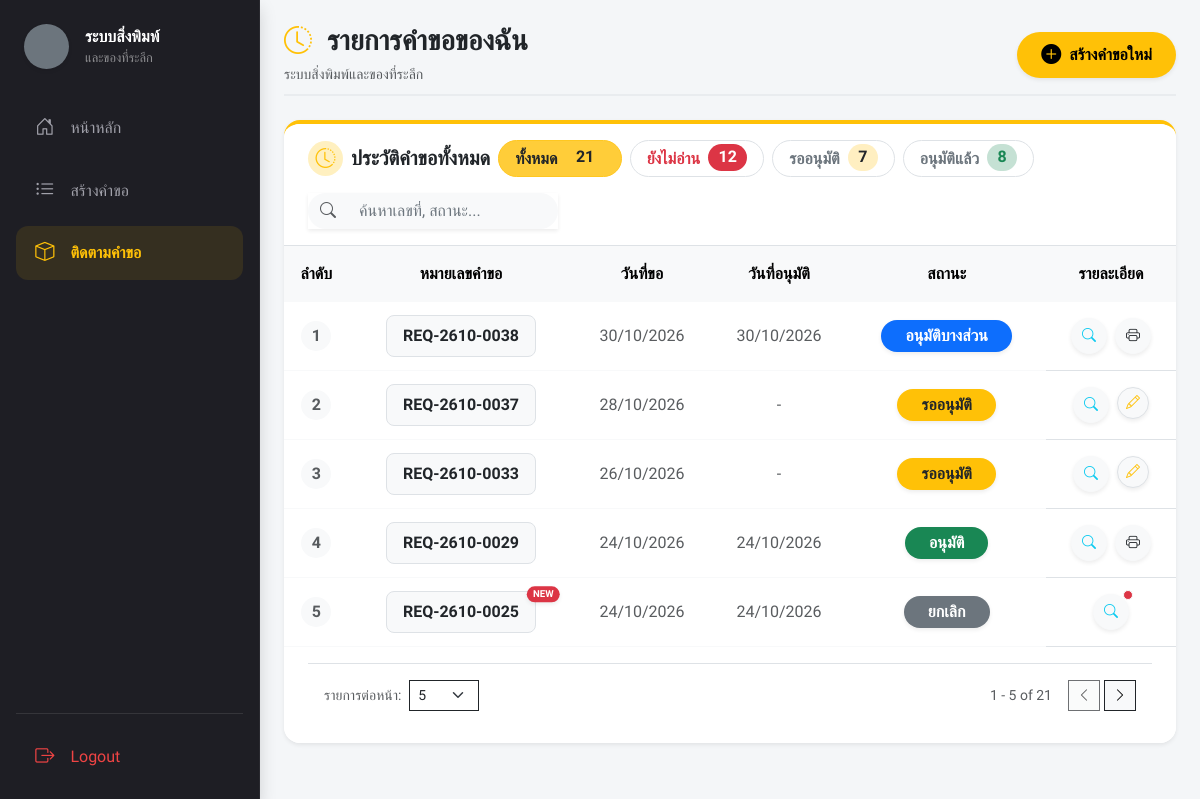
/index.php?page=my_requests (signed in), run on the app's committed database.
### tables this page shows
CREATE TABLE `requests` (
  `request_id` int(11) NOT NULL,
  `request_no` varchar(20) NOT NULL,
  `user_id` int(11) NOT NULL,
  `request_date` datetime DEFAULT current_timestamp(),
  `use_date` date DEFAULT NULL,
  `event_type` varchar(50) DEFAULT NULL,
  `event_name` varchar(200) DEFAULT NULL,
  `location` varchar(200) DEFAULT NULL,
  `purpose` text DEFAULT NULL,
  `user_note` text DEFAULT NULL,
  `status` varchar(20) DEFAULT 'Pending',
  `admin_comment` text DEFAULT NULL,
  `approved_at` datetime DEFAULT NULL,
  `approved_by` int(11) DEFAULT NULL,
  `is_read_user` tinyint(1) NOT NULL DEFAULT 0
);

### views/user/my_requests.php (the view, shortened to what this page needs)
<?php
$user_id = $_SESSION['user_id'] ?? 0;
$stmt = $pdo->prepare("SELECT request_id, request_no, request_date, approved_at, status, is_read_user FROM requests WHERE user_id = ? ORDER BY request_date DESC");
$stmt->execute([$user_id]);
$requests = $stmt->fetchAll();
$countAll = count($requests);
$countNew = 0;
$countPending = 0;
$countApproved = 0;
foreach ($requests as $r) {
    $st = trim($r['status'] ?? '');
    if ($st !== 'รออนุมัติ' && strtolower($st) !== 'pending' && empty($r['is_read_user'])) {
        $countNew++;
    }
    if ($st === 'รออนุมัติ' || strtolower($st) === 'pending') {
        $countPending++;
    } elseif ($st === 'อนุมัติ' || strpos($st, 'อนุมัติบางส่วน') !== false) {
        $countApproved++;
    }
}
?>
<?php
include 'components/ui/page_header.php';
?>
<div class="card border-0 rounded-4 shadow-sm mb-5 border-warning border-top border-4 bg-white">
    <div class="d-flex align-items-center gap-2 flex-wrap">
        <button type="button" class="btn btn-warning text-dark fw-bold px-3 py-1 rounded-pill filter-btn active" data-filter="all">
            ทั้งหมด <span class="badge text-dark ms-1 rounded-pill fs-6"><?= $countAll ?></span>
        </button>
        <?php if ($countNew > 0): ?>
            <button type="button" class="btn bg-white border text-danger fw-bold px-3 py-1 rounded-pill filter-btn" data-filter="new">
                ยังไม่อ่าน <span class="badge bg-danger text-white ms-1 rounded-pill fs-6"><?= $countNew ?></span>
            </button>
        <?php endif; ?>
        <button type="button" class="btn bg-white border text-secondary fw-bold px-3 py-1 rounded-pill filter-btn" data-filter="pending">
            รออนุมัติ <span class="badge bg-warning bg-opacity-25 text-dark ms-1 rounded-pill fs-6"><?= $countPending ?></span>
        </button>
        <button type="button" class="btn bg-white border text-secondary fw-bold px-3 py-1 rounded-pill filter-btn" data-filter="approved">
            อนุมัติแล้ว <span class="badge bg-success bg-opacity-25 text-success ms-1 rounded-pill fs-6"><?= $countApproved ?></span>
        </button>
    </div>
<?php $userExtraHtml = ob_get_clean();
include 'components/ui/card_header.php';
?>
    <div class="card-body p-0 table-responsive">
        <table class="table table-hover align-middle text-center mb-0" id="requestsTable">
            <thead class="table-light text-muted">
                <tr>
                    <th class="fw-bold py-3 border-0">ลำดับ</th>
                    <th class="fw-bold py-3 border-0">หมายเลขคำขอ</th>
                    <th class="fw-bold py-3 border-0">วันที่ขอ</th>
                    <th class="fw-bold py-3 border-0">วันที่อนุมัติ</th>
                    <th class="fw-bold py-3 border-0">สถานะ</th>
                    <th class="fw-bold py-3 border-0">รายละเอียด</th>
                </tr>
            </thead>
            <tbody class="border-top-0">
                <?php if (empty($requests)): ?>
                    <tr id="emptyRowDefault">
                        <td colspan="6" class="text-center py-5 text-muted border-0">
                            <div class="bg-light rounded-circle d-inline-flex justify-content-center align-items-center mb-3 shadow-sm" style="width: 70px; height: 70px;">
                                <i class="bi bi-file-earmark-x fs-2 text-secondary opacity-50"></i>
                            </div>
                            <h6 class="fw-bold mb-0">คุณยังไม่มีประวัติการส่งคำขอ</h6>
                        </td>
                    </tr>
                <?php else: ?>
                    <?php foreach ($requests as $req):
                        $status = $req['status'];
                        $badgeClass = 'rounded-pill px-4 py-2 fw-bold shadow-sm ';
                        if ($status === 'รออนุมัติ' || $status === 'Pending') {
                            $badgeClass .= 'bg-warning text-dark';
                            $status = 'รออนุมัติ';
                        } elseif (strpos($status, 'อนุมัติบางส่วน') !== false) {
                            $badgeClass .= 'bg-primary text-white';
                        } elseif (strpos($status, 'ไม่อนุมัติ') !== false) {
                            $badgeClass .= 'bg-danger text-white';
                        } elseif (strpos($status, 'อนุมัติ') !== false) {
                            $badgeClass .= 'bg-success text-white';
                        } else {
                            $badgeClass .= 'bg-secondary text-white';
                        }
                        $isNewUpdate = ($status !== 'รออนุมัติ' && empty($req['is_read_user']));
                    ?>
                        <tr class="req-row"
                            data-reqid="<?= htmlspecialchars(strtolower($req['request_id'])) ?>"
                            data-reqno="<?= htmlspecialchars(strtolower($req['request_no'])) ?>"
                            data-new="<?= $isNewUpdate ? '1' : '0' ?>"
                            data-status="<?= htmlspecialchars(strtolower($status)) ?>">
                            <td class="fw-bold text-muted py-3 border-light">
                                <span class="row-number bg-light rounded-circle d-inline-flex justify-content-center align-items-center" style="width: 30px; height: 30px;"></span>
                            </td>
                            <td class="fw-bold border-light">
                                <span class="px-3 py-2 bg-light rounded-3 border text-dark position-relative d-inline-block">
                                    <?= htmlspecialchars($req['request_no']) ?>
                                    <?php if ($isNewUpdate): ?>
                                        <span class="position-absolute top-0 start-100 translate-middle badge bg-danger rounded-pill shadow-sm"
                                              style="font-size: 0.6rem; transform: translate(-25%, -35%) !important;" title="ผลพิจารณาใหม่ ยังไม่ได้เปิดอ่าน">
                                            NEW
                                        </span>
                                    <?php endif; ?>
                                </span>
                            </td>
                            <td class="border-light text-muted"><?= date('d/m/Y', strtotime($req['request_date'])) ?></td>
                            <td class="border-light text-muted"><?= $req['approved_at'] ? date('d/m/Y', strtotime($req['approved_at'])) : '-' ?></td>
                            <td class="border-light">
                                <span class="badge fs-6 fw-bold px-4 py-2 <?= $badgeClass ?>"><?= htmlspecialchars($status) ?></span>
                            </td>
                            <td class="py-3">
                                <div class="d-flex justify-content-center gap-2">
                                    <a href="index.php?page=request_view&id=<?= $req['request_id'] ?>"
                                       class="btn btn-sm btn-light rounded-circle shadow-sm text-info d-inline-flex align-items-center justify-content-center position-relative"
                                       style="width: 36px; height: 36px;" title="ดูรายละเอียด">
                                        <i class="bi bi-search"></i>
                                        <?php if ($isNewUpdate): ?>
                                            <span class="position-absolute top-0 start-100 translate-middle p-1 bg-danger border border-light rounded-circle" title="ยังไม่ได้เปิดอ่าน">
                                            </span>
                                        <?php endif; ?>
                                    </a>
                                    <?php if ($req['status'] === 'รออนุมัติ'): ?>
                                        <a href="index.php?page=create_request&id=<?= $req['request_id'] ?>"
                                            class="btn btn-sm btn-light text-warning border rounded-circle shadow-sm"
                                            style="width: 32px; height: 32px;" title="แก้ไขคำร้อง">
                                            <i class="bi bi-pencil"></i>
                                        </a>
                                    <?php endif; ?>
                                    <?php if ($req['status'] === 'อนุมัติ' || $req['status'] === 'อนุมัติบางส่วน'): ?>
                                        <a href="actions/export_pdf.php?id=<?= $req['request_id'] ?>"
                                            class="btn btn-sm btn-light rounded-circle shadow-sm text-dark d-flex align-items-center justify-content-center"
                                            style="width: 36px; height: 36px;" title="พิมพ์เอกสาร">
                                            <i class="bi bi-printer"></i>
                                        </a>
                                    <?php endif; ?>
                                </div>
                            </td>
                        </tr>
                    <?php endforeach; ?>
                <?php endif; ?>
            </tbody>
        </table>
    </div>
<?php
include 'components/ui/card_footer_pagination.php';
?>
</div>

### assets/css/style.css (style rules this page uses)
:root { --portal-ink: #1e1e24; --portal-yellow: #ffc107; --portal-surface: #f8f9fa; }
body { background: var(--portal-surface); }

### includes/header.php (style rules this page uses)
body, .container-fluid, .card, .btn, table, input, select { font-family: 'Prompt', sans-serif !important; }
::placeholder { color: #6c757d !important; opacity: 1 !important; }

### views/user/my_requests.php (style rules this page uses)
table#requestsTable { counter-reset: rowNumber; }
table#requestsTable tbody tr.req-row:not(.d-none) { counter-increment: rowNumber; }
table#requestsTable tbody tr.req-row:not(.d-none) .row-number::before { content: counter(rowNumber); }

### data on the page
requests: request_no "REQ-2610-0038", request_date "30/10/2026", approved_at "30/10/2026", status "อนุมัติบางส่วน"
requests: request_no "REQ-2610-0037", request_date "28/10/2026", status "รออนุมัติ"
requests: request_no "REQ-2610-0033", request_date "26/10/2026", status "รออนุมัติ"
requests: request_no "REQ-2610-0029", request_date "24/10/2026", approved_at "24/10/2026", status "อนุมัติ"
requests: request_no "REQ-2610-0025", is_read_user "NEW", request_date "24/10/2026", approved_at "24/10/2026", status "ยกเลิก"

### other printed values
$_ph_title "รายการคำขอของฉัน"
$_ph_subtitle "ระบบสิ่งพิมพ์และของที่ระลึก"
$_ph_action['label'] "สร้างคำขอใหม่"
$_ch_title "ประวัติคำขอทั้งหมด"
$countAll "21"
$countNew "12"
$countPending "7"
$countApproved "8"
